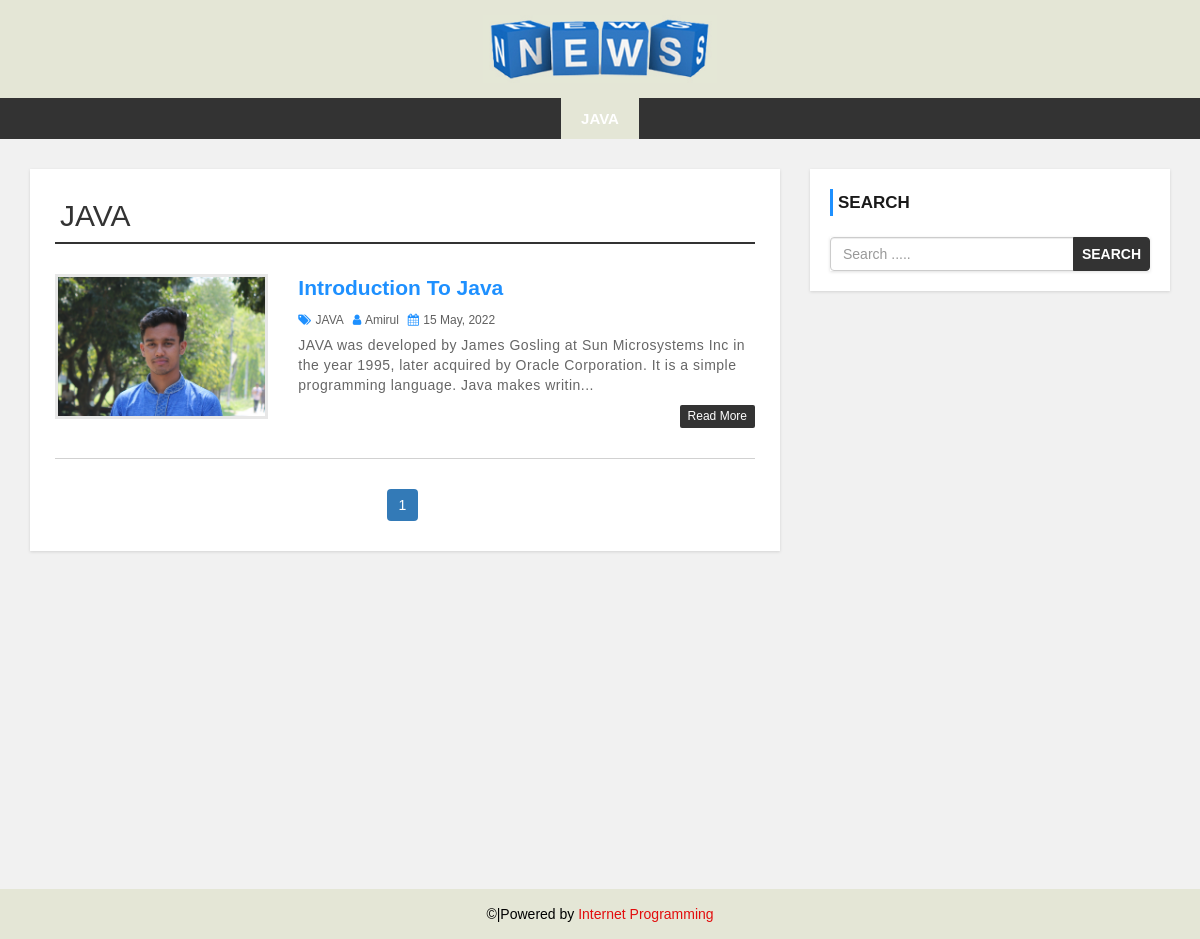
The app's page /category.php?cid=16 with its own data.
### tables this page shows
CREATE TABLE `category` (
  `category_id` int(11) NOT NULL,
  `category_name` varchar(100) NOT NULL,
  `post` int(11) NOT NULL
);

CREATE TABLE `post` (
  `post_id` int(11) NOT NULL,
  `title` varchar(100) NOT NULL,
  `description` text NOT NULL,
  `category` varchar(100) NOT NULL,
  `post_date` varchar(50) NOT NULL,
  `author` int(11) NOT NULL,
  `post_img` varchar(100) NOT NULL
);

CREATE TABLE `user` (
  `user_id` int(11) NOT NULL,
  `first_name` varchar(30) NOT NULL,
  `last_name` varchar(30) NOT NULL,
  `username` varchar(30) NOT NULL,
  `password` varchar(40) NOT NULL,
  `role` int(11) NOT NULL
);

### category.php (the view, shortened to what this page needs)
<?php include 'header.php'; ?>
    <div id="main-content">
      <div class="container">
        <div class="row">
            <div class="col-md-8">
                <div class="post-container">
<?php
                    include "admin/config.php";
                    if(isset($_GET['cid'])){
                    $rcv_cid = $_GET['cid'];
                    $query_cat = "SELECT * FROM category WHERE category_id = {$rcv_cid}";
                    $result_cat = mysqli_query($connection, $query_cat) or die("Query Failed.");
                    $row_new = mysqli_fetch_assoc($result_cat);
?>
                  <h2 class="page-heading"><?php echo strtoupper($row_new['category_name']); ?></h2>
<?php
  $limit = 3;
if(isset($_GET['page'])){
  $page_number = $_GET['page'];
}else{
  $page_number = 1;
}
  $offset = ($page_number - 1) * $limit;
$query = "SELECT post.post_id, post.title, post.description,post.post_img, post.post_date,post.category, category.category_name,user.username FROM post
  LEFT JOIN category ON post.category = category.category_id
  LEFT JOIN user ON post.author = user.user_id WHERE post.category={$rcv_cid}
  ORDER BY post.post_id DESC LIMIT {$offset },{$limit}";
  $result = mysqli_query($connection,$query) or die("Failed");
  $count = mysqli_num_rows($result);
  if($count > 0){
    while($row = mysqli_fetch_assoc($result)){
?>
                    <div class="post-content">
                        <div class="row">
                            <div class="col-md-4">
                                <a class="post-img" href="single.php?id=<?php echo $row['post_id'] ?>"><img src="admin/upload/<?php echo $row['post_img'] ?>" alt=""/></a>
                            </div>
                            <div class="col-md-8">
                                <div class="inner-content clearfix">
                                    <h3><a href='single.php?id=<?php echo $row['post_id'] ?>'><?php echo $row['title'] ?></a></h3>
                                    <div class="post-information">
                                        <span>
                                            <i class="fa fa-tags" aria-hidden="true"></i>
                                            <a href='category.php?cid=<?php echo $row['category'] ?>'><?php echo $row['category_name'] ?></a>
                                        </span>
                                        <span>
                                            <i class="fa fa-user" aria-hidden="true"></i>
                                            <a href='author.php'><?php echo $row['username'] ?></a>
                                        </span>
                                        <span>
                                            <i class="fa fa-calendar" aria-hidden="true"></i>
                                            <?php echo $row['post_date'] ?>
                                        </span>
                                    </div>
                                    <p class="description">
                                        <?php echo substr($row['description'], 0,170)."..." ?>
                                    </p>
                                    <a class='read-more pull-right' href='single.php?id=<?php echo $row['post_id'] ?>'>read more</a>
                                </div>
                            </div>
                        </div>
                    </div>
      <?php }
      }else{
        echo "No Record Found.";
      }
      $query2 = "SELECT * FROM post WHERE post.category={$rcv_cid}";
      $result2 = mysqli_query($connection,$query2) or dir("Failed.");
      if(mysqli_num_rows($result2)){
        $total_records = mysqli_num_rows($result2);
        $total_page = ceil($total_records/$limit);
        echo "<ul class='pagination admin-pagination'>";
        for($i = 1; $i <= $total_page; $i++){
          if($i == $page_number){
            $active = "active";
          }else{
            $active = "";
          }
          echo '<li class='.$active.'><a href="category.php?cid='.$rcv_cid.'&page='.$i.'">'.$i.'</a></li>';
        }
        echo "</ul>";
      }
                    }else{
                    echo "<h2>No Record Found.</h2>";
                  }
      ?>
                </div>
            </div>
            <?php include 'sidebar.php'; ?>
        </div>
      </div>
    </div>
<?php include 'footer.php'; ?>

### header.php (shortened to what this page needs)
<!DOCTYPE html>
<html lang="en">
<head>
    <link rel="stylesheet" href="css/bootstrap.min.css" />
    <link rel="stylesheet" href="css/font-awesome.css">
    <link rel="stylesheet" href="css/style.css">
</head>
<body>
<div id="header">
    <div class="container">
        <div class="row">
            <div class=" col-md-offset-4 col-md-4">
                <a href="index.php" id="logo"><img src="images/news.jpg"></a>
            </div>
        </div>
    </div>
</div>
<div id="menu-bar">
    <div class="container">
        <div class="row">
            <div class="col-md-12">
<?php
    include "admin/config.php";
    if(isset($_GET['cid'])){
        $cat_id = $_GET['cid'];
    }
    $query = "SELECT * FROM category WHERE post > 0";
    $result = mysqli_query($connection, $query) or die("Catergories query failed.");
    if(mysqli_num_rows($result)){
        $active = "";
 ?>
                <ul class='menu'>
                    <?php
                    while($row = mysqli_fetch_assoc($result)){
                     if(isset($_GET['cid'])){
                        if($row['category_id'] == $cat_id){
                            $active = 'active';
                        }else{
                             $active = '';
                        }
                    }
                    echo "<li><a class='$active' href='category.php?cid={$row['category_id']}'>{$row['category_name']}</a></li>";
                    }
                    ?>
                </ul>
                <?php } ?>
            </div>
        </div>
    </div>
</div>

### css/style.css (style rules this page uses)
body { background: #f1f1f1; font-family: sans-serif,arial,Helvetica; }
a, a:hover, a:focus { text-decoration: none; outline: none; }
ul { margin:0; padding:0; list-style:none; }
h2.page-heading { margin: 5px 0 30px; padding: 0 5px 10px; border-bottom: 2px solid #333; }
#header { background: #e4e6d6; text-align: center; padding: 15px; }
#logo { display: inline-block; width: 65%; }
#logo img { width: 100%; }
#menu-bar { background: #333; text-align: center; }
#menu-bar .menu > li { display: inline-block; }
.menu > li > a { padding: 10px 20px; display: block; text-transform: uppercase; color: #fff; font-size: 15px; font-weight:600; transition:all 0.5s ease 0s; }
#menu-bar .menu > li > a:hover, #menu-bar .menu > li > a.active { color:#fff; background:#e4e6d6; }
#main-content { padding: 30px 0; min-height: 750px; }
#main-content .post-container { background-color: #fff; padding: 25px; box-shadow: 0 1px 3px rgba(0, 0, 0, 0.13); }
#main-content .post-content { border-bottom: 1px solid #d1d1d1; padding: 0 0 30px; margin-bottom:30px; }
#main-content .post-content img { width: 100%; }
#main-content .post-content .post-img { border: 3px solid #e7e7e7; display: block; height: 145px; overflow: hidden; transition: border .3s; }
#main-content .post-content h3 { font-size: 21px; line-height: 28px; font-weight: 600; margin: 0 0 7px; }
#main-content .post-content h3 a { color: #1e90ff; transition:all 0.3s; }
#main-content .post-content .post-information span { color: #606060; font-size: 12px; text-transform: capitalize; margin: 0 5px 5px 0; display: inline-block; }
#main-content .post-content .post-information i { color: #1e90ff; margin-right: 1px; }
#main-content .post-content .post-information a { color: #606060; text-decoration: none; }
#main-content .post-content p, #main-content .single-post p { color: #666; font-size: 14px; letter-spacing: 0.5px; margin:0 0 10px; }
#main-content .post-content a.read-more { color: #fff; background-color: #333333; font-size: 12px; text-transform: capitalize; padding: 3px 8px; border-radius: 2px; transition: all 0.3s; }
.pagination { display: block; text-align: center; margin: 0; }
.pagination li { display:inline-block; margin: 0 5px 0 0; }
.pagination li a { border: none; background: #1e90ff; color: #fff; }
i.fa { color:#222; }

### records on screen
category: category_name "JAVA"
post: post_img (picture), title "Introduction To Java", category.category_name "JAVA", user.username "Amirul", post_date "15 May, 2022", description "JAVA was developed by James Gosling at Sun Microsystems Inc in the year 1995, later acquired by Oracle Corporation. It is a simple programming language. Java makes writin"
